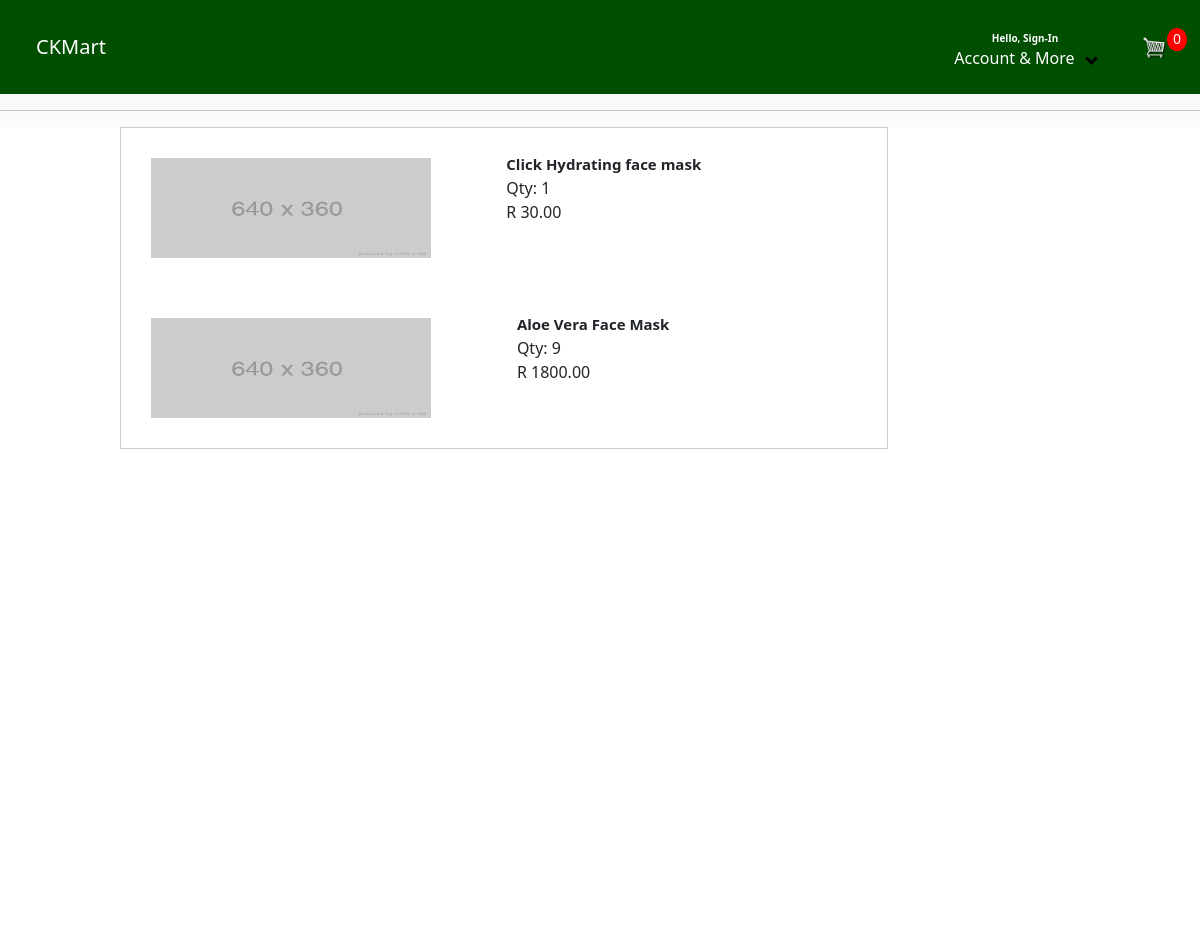
Screenshot of /store/order/1/ with the database file from the repository.
### store/models.py (models this page shows, shortened)
class OrderItem( models.Model ):
    product = models.ForeignKey( Product, null=True, on_delete=models.SET_NULL )
    order = models.ForeignKey( Order, null=True, on_delete=models.SET_NULL )
    quantity = models.IntegerField( default=0, null=True, blank=True )
    date_added = models.DateField( auto_now_add=True )
    class Meta:
        constraints = [
            models.UniqueConstraint(fields=['product', 'order'], name='unique_order_item')
        ]
    @property
    def get_total( self ):
        total = self.product.price * self.quantity
        return total

class Product( models.Model ):
    name = models.CharField( max_length=200 )
    description = models.CharField( null=True, blank=True, max_length=200 )
    price = models.DecimalField( max_digits=7, decimal_places=2 )
    image = models.ImageField( default='placeholder.png', blank=True )
    @property
    def imageURL( self ):
        try:
            url = self.image.url
        except:
            url = ''
        return url

### store/views.py (the view)
# urls.py: path('order/<int:id>/', views.order, name='order'),
def order( request, id ):
    order = Order.objects.get(id=id)
    items = order.orderitem_set.all()
    data = cartData( request )
    cartItems = data['cartItems']
    context = { 'order': order, 'cartItems': cartItems, 'items': items }
    return render(request, 'store/order.html', context)

### store/utils.py (called while the page is built, shortened)
def cookieCart ( request ):
    try:
        cart = json.loads( request.COOKIES['cart'] )
    except:
        cart = {}
    items = []
    order = {'get_cart_total': 0, 'get_cart_items': 0, 'shipping': False }
    cartItems = order['get_cart_items']
    if ( len( items ) > 0 ):
            order['shipping'] = True
    return { 'items': items, 'order': order, 'cartItems': cartItems }

def cartData( request ):
    if request.user.is_authenticated:
        account = request.user
        try:
            order = Order.objects.get( account=account )
            items = order.orderitem_set.all()
            cartItems = order.get_cart_items
        except:
            print('error occured')
            order = None
            items = None
            cartItems = 0
    else:
        cookieData = cookieCart( request )
        items = cookieData['items']
        order = cookieData['order']
        cartItems = cookieData['cartItems']
    return  { 'items': items, 'order': order, 'cartItems': cartItems }

### store/templates/store/order.html
{% extends 'store/main.html' %}
{% block content %}
<div class="ck-order-container">
    <div class="ck-content-wrapper">
        <div class="ck-order-wrapper">
            <div class="ck-order-items-wrapper">
                {% for item in items %}
                <div class="ck-order-item-wrapper">
                    <div class="order-item-brand-wrapper">
                        <img src="{{ item.product.imageURL }}"/>
                    </div>
                    <div class="order-item-content-wrapper">
                        <span class="ck-title ck-title-2">{{ item.product.name }}</span>
                        <span >Qty: {{ item.quantity }}</span>
                        <span >R {{ item.get_total }}</span>
                    </div>
                </div>
                {% endfor %}
            </div>
        </div>
    </div>
</div>
{% endblock %}

### static/css/store/main.css (style rules this page uses)
body { background-color: hsl(0, 0%, 98%); }
.ck-title { font-weight: 700; }
.ck-title-2 { font-size: 20px; }
.ck-title-2 { font-size: 15px; }
.ck-order-wrapper { margin: auto; width: 80%; overflow: auto; display: flex; }
.ck-order-items-wrapper { min-height: 200px; border: 1px solid #ccc; width: 80%; }
.ck-order-item-wrapper { display: flex; height: 160px; padding: 20px; }
.order-item-brand-wrapper { flex-grow: 1; position: relative; box-sizing: border-box; }
.order-item-brand-wrapper img { width: 300px; height: 100%; padding: 10px; }
.order-item-content-wrapper { flex-grow: 3; box-sizing: border-box; padding: 5px 0 0 10px; display: flex; flex-direction: column; }

### static/css/store/_variables.css (style rules this page uses)
:root { --primary: #004e00; --white: #fff; --black: #000; --default: #ccc; }

### rows the page displays
OrderItem: product.imageURL (placeholder picture), product.name "Click Hydrating face mask", quantity "1", get_total "30.00"
OrderItem: product.imageURL (placeholder picture), product.name "Aloe Vera Face Mask", quantity "9", get_total "1800.00"

### other values shown
{{ cartItems }} "0"
